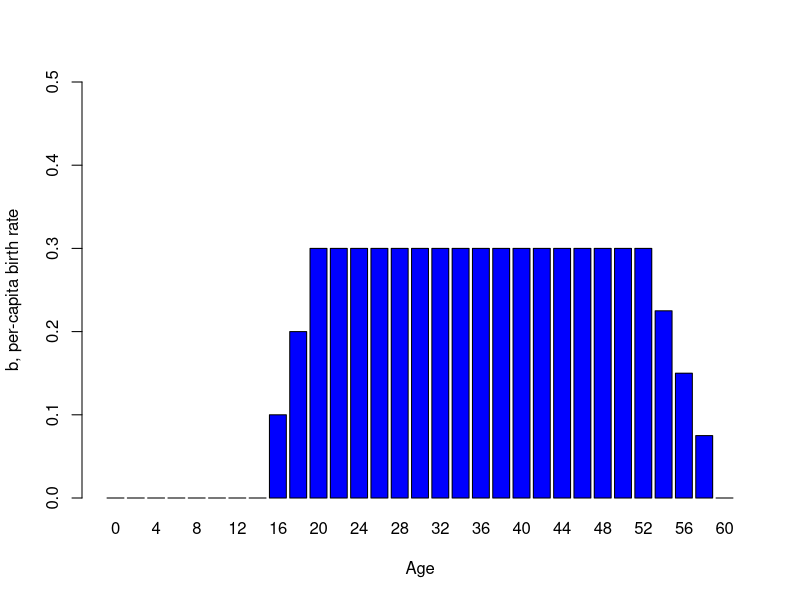
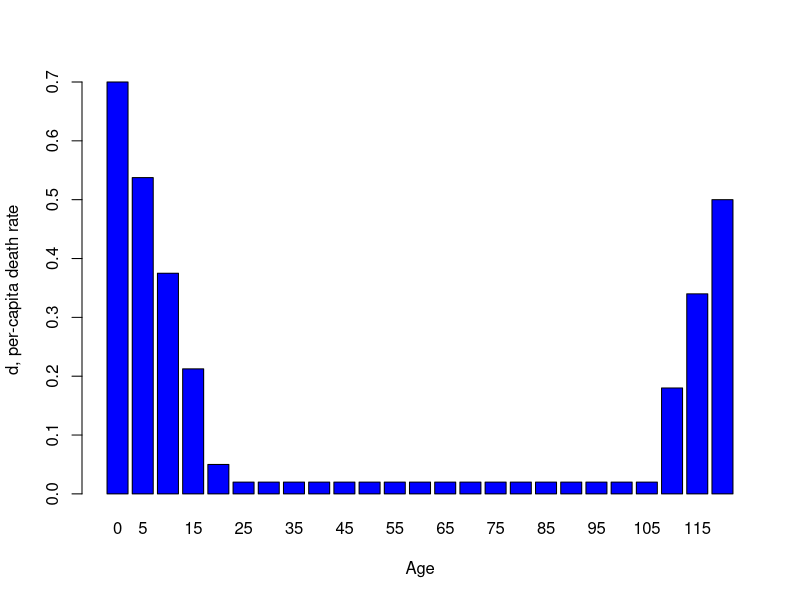

These figures' R source, in order:
## ---- chunk 1
knitr::opts_chunk$set(echo = TRUE, cache = TRUE)
## ---- chunk 2
Elephant_age <- seq(0,60,by=2)

Birth_rate <- c(rep(0,times=7),seq(0,0.3,length=4),rep(0.3,times=15),seq(0.3,0,length=5))

names(Birth_rate) <- Elephant_age

barplot(Birth_rate,xlab="Age",ylab="b, per-capita birth rate",col="blue",ylim=c(0,0.5))

## ---- chunk 3
Tortoise_age <- seq(0,120,by=5)

Death_rate <- c(seq(0.7,0.05,length=5),seq(0.02,0.02,length=16),seq(0.02,0.5,length=4))

names(Death_rate) <- Tortoise_age

barplot(Death_rate,xlab="Age",ylab="d, per-capita death rate",col="blue")

## ---- chunk 4
lifetable <- read.csv("life_table.csv")
## ---- chunk 5
knitr::kable(lifetable,caption="",col.names = c("x","S(x)","b(x)","l(x)","g(x)"))

